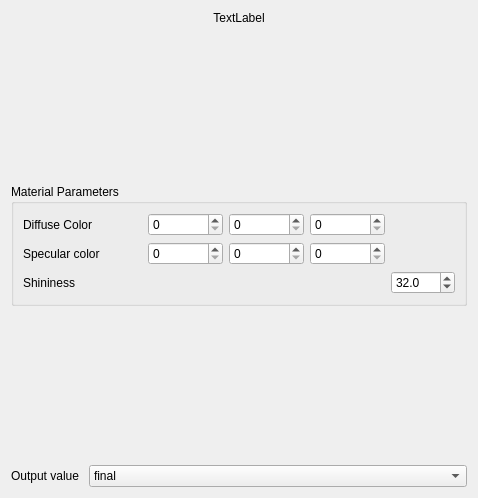
<?xml version="1.0" encoding="UTF-8"?>
<ui version="4.0">
 <class>MaterialEditor</class>
 <widget class="QWidget" name="MaterialEditor">
  <property name="geometry">
   <rect>
    <x>0</x>
    <y>0</y>
    <width>478</width>
    <height>498</height>
   </rect>
  </property>
  <property name="sizePolicy">
   <sizepolicy hsizetype="Preferred" vsizetype="Preferred">
    <horstretch>0</horstretch>
    <verstretch>0</verstretch>
   </sizepolicy>
  </property>
  <property name="windowTitle">
   <string>Form</string>
  </property>
  <layout class="QVBoxLayout" name="verticalLayout">
   <item>
    <widget class="QLabel" name="m_renderObjectName">
     <property name="text">
      <string>TextLabel</string>
     </property>
     <property name="alignment">
      <set>Qt::AlignCenter</set>
     </property>
    </widget>
   </item>
   <item>
    <spacer name="verticalSpacer">
     <property name="orientation">
      <enum>Qt::Vertical</enum>
     </property>
     <property name="sizeType">
      <enum>QSizePolicy::Expanding</enum>
     </property>
     <property name="sizeHint" stdset="0">
      <size>
       <width>20</width>
       <height>40</height>
      </size>
     </property>
    </spacer>
   </item>
   <item>
    <widget class="QGroupBox" name="groupBox">
     <property name="title">
      <string>Material Parameters</string>
     </property>
     <layout class="QGridLayout" name="gridLayout" columnstretch="2,4,1">
      <item row="0" column="1">
       <layout class="QHBoxLayout" name="horizontalLayout">
        <item>
         <widget class="QSpinBox" name="kdR">
          <property name="maximum">
           <number>255</number>
          </property>
         </widget>
        </item>
        <item>
         <widget class="QSpinBox" name="kdG">
          <property name="maximum">
           <number>255</number>
          </property>
         </widget>
        </item>
        <item>
         <widget class="QSpinBox" name="kdB">
          <property name="maximum">
           <number>255</number>
          </property>
         </widget>
        </item>
       </layout>
      </item>
      <item row="0" column="0">
       <widget class="QLabel" name="label">
        <property name="text">
         <string>Diffuse Color</string>
        </property>
       </widget>
      </item>
      <item row="1" column="1">
       <layout class="QHBoxLayout" name="horizontalLayout_2">
        <item>
         <widget class="QSpinBox" name="ksR">
          <property name="maximum">
           <number>255</number>
          </property>
         </widget>
        </item>
        <item>
         <widget class="QSpinBox" name="ksG">
          <property name="maximum">
           <number>255</number>
          </property>
         </widget>
        </item>
        <item>
         <widget class="QSpinBox" name="ksB">
          <property name="maximum">
           <number>255</number>
          </property>
         </widget>
        </item>
       </layout>
      </item>
      <item row="1" column="0">
       <widget class="QLabel" name="label_2">
        <property name="text">
         <string>Specular color</string>
        </property>
       </widget>
      </item>
      <item row="0" column="2">
       <widget class="QRadium::ColorWidget" name="kdColorWidget" native="true"/>
      </item>
      <item row="1" column="2">
       <widget class="QRadium::ColorWidget" name="ksColorWidget" native="true"/>
      </item>
      <item row="2" column="0">
       <widget class="QLabel" name="label_4">
        <property name="text">
         <string>Shininess</string>
        </property>
       </widget>
      </item>
      <item row="2" column="2">
       <widget class="QDoubleSpinBox" name="exp">
        <property name="decimals">
         <number>1</number>
        </property>
        <property name="minimum">
         <double>1.000000000000000</double>
        </property>
        <property name="maximum">
         <double>1024.000000000000000</double>
        </property>
        <property name="singleStep">
         <double>1.000000000000000</double>
        </property>
        <property name="value">
         <double>32.000000000000000</double>
        </property>
       </widget>
      </item>
     </layout>
    </widget>
   </item>
   <item>
    <spacer name="verticalSpacer_2">
     <property name="orientation">
      <enum>Qt::Vertical</enum>
     </property>
     <property name="sizeHint" stdset="0">
      <size>
       <width>20</width>
       <height>40</height>
      </size>
     </property>
    </spacer>
   </item>
   <item>
    <layout class="QFormLayout" name="formLayout">
     <property name="sizeConstraint">
      <enum>QLayout::SetDefaultConstraint</enum>
     </property>
     <property name="fieldGrowthPolicy">
      <enum>QFormLayout::AllNonFixedFieldsGrow</enum>
     </property>
     <property name="rowWrapPolicy">
      <enum>QFormLayout::DontWrapRows</enum>
     </property>
     <item row="0" column="0">
      <widget class="QLabel" name="label_3">
       <property name="text">
        <string>Output value </string>
       </property>
      </widget>
     </item>
     <item row="0" column="1">
      <widget class="QComboBox" name="outputValue">
       <item>
        <property name="text">
         <string>final</string>
        </property>
       </item>
       <item>
        <property name="text">
         <string>diffuse</string>
        </property>
       </item>
       <item>
        <property name="text">
         <string>specular</string>
        </property>
       </item>
       <item>
        <property name="text">
         <string>normal</string>
        </property>
       </item>
      </widget>
     </item>
    </layout>
   </item>
  </layout>
 </widget>
 <customwidgets>
  <customwidget>
   <class>QRadium::ColorWidget</class>
   <extends>QWidget</extends>
   <header location="global">QRadium/Gui/ColorWidget.hpp</header>
   <container>1</container>
  </customwidget>
 </customwidgets>
 <resources/>
 <connections/>
</ui>
